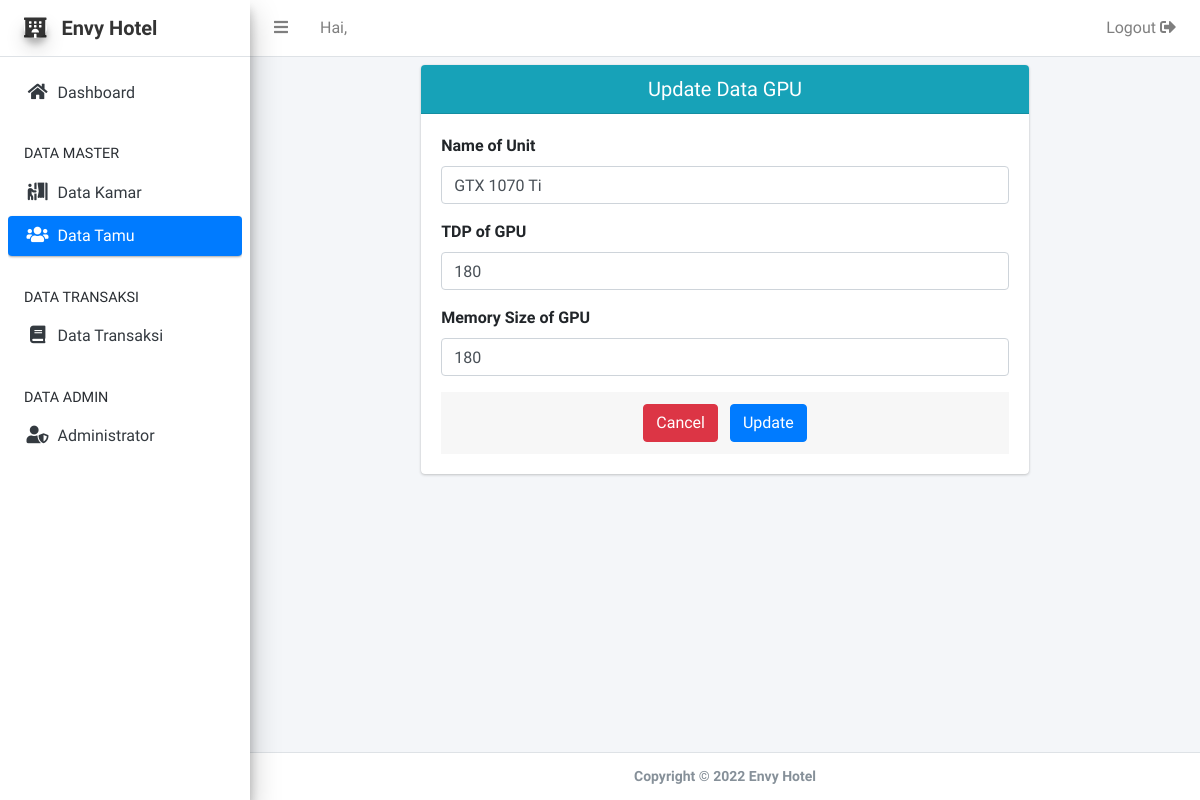
The app's page /admin/edit/edit_gpu.php?id=16 with its own data.
### tables this page shows
CREATE TABLE `gpu` (
  `id_gpu` int(30) NOT NULL,
  `nama_gpu` varchar(255) NOT NULL,
  `tdp_gpu` int(255) NOT NULL,
  `memory_gpu` int(10) NOT NULL,
  `baseclock_gpu` int(10) NOT NULL,
  `boostclock_gpu` int(10) NOT NULL,
  `memoryclock_gpu` int(10) NOT NULL
);

### admin/edit/edit_gpu.php (the view, shortened to what this page needs)
<?php
include("../../koneksi.php");
    ?>
<!DOCTYPE html>
<html lang="en">
<head>
  <link rel="stylesheet" href="../plugins/fontawesome-free/css/all.min.css">
<link rel="stylesheet" href="../plugins/datatables-bs4/css/dataTables.bootstrap4.min.css">
<link rel="stylesheet" href="../plugins/datatables-responsive/css/responsive.bootstrap4.min.css">
<link rel="stylesheet" href="../plugins/overlayScrollbars/css/OverlayScrollbars.min.css">
<link rel="stylesheet" href="../dist/css/adminlte.min.css">
</head>
<body class="hold-transition sidebar-mini layout-fixed layout-navbar-fixed layout-footer-fixed">
  <div class="wrapper">
    <nav class="main-header navbar navbar-expand navbar-white navbar-light">
      <ul class="navbar-nav">
        <li class="nav-item">
          <a class="nav-link" data-widget="pushmenu" href="#" role="button"><i class="fas fa-bars"></i></a>
        </li>
        <li class="nav-item">
          <a class="nav-link" href="">
            Hai, <?= $nama; ?>
          </a>
        </li>
      </ul>
      <ul class="navbar-nav ml-auto">
        <li class="nav-item">
          <a class="nav-link" href="logout.php" onclick="return confirm('Apakah Anda Yakin Ingin Keluar?')">
            Logout
            <i class="fas fa-sign-out-alt"></i>
          </a>
        </li>
      </ul>
    </nav>
    <aside class="main-sidebar sidebar-light-primary elevation-4">
      <a href="index3.html" class="brand-link">
        <i class="fas fa-hotel img-circle elevation-3 ml-3"></i>
        <span class="brand-text font-weight-bold">Envy Hotel</span>
      </a>
      <div class="sidebar">
        <div class="mt-3">
          <nav class="mt-2">
            <ul class="nav nav-pills nav-sidebar flex-column" data-widget="treeview" role="menu" data-accordion="false">
              <li class="nav-item">
                <a href="admin.php" class="nav-link">
                  <i class="nav-icon fas fa-home"></i>
                  <p>
                    Dashboard
                  </p>
                </a>
              </li>
              <li class="nav-header">DATA MASTER</li>
              <li class="nav-item">
                <a href="../kamar/index.php" class="nav-link">
                  <i class="nav-icon fas fa-person-booth"></i>
                  <p>
                    Data Kamar
                  </p>
                </a>
              </li>
              <li class="nav-item">
                <a href="../tamu/index.php" class="nav-link active">
                  <i class="nav-icon fas fa-users"></i>
                  <p>
                    Data Tamu
                  </p>
                </a>
              </li>
              <li class="nav-header">DATA TRANSAKSI</li>
              <li class="nav-item">
                <a href="../transaksi/index.php" class="nav-link">
                  <i class="nav-icon fas fa-book"></i>
                  <p>
                    Data Transaksi
                  </p>
                </a>
              </li>
              <li class="nav-header">DATA ADMIN</li>
              <li class="nav-item">
                <a href="../admin/index.php" class="nav-link">
                  <i class="nav-icon fas fa-user-shield"></i>
                  <p>
                    Administrator
                  </p>
                </a>
              </li>
            </ul>
          </nav>
        </div>
      </div>
    </aside>
    <div class="content-wrapper">
      <section class="content">
        <div class="container-fluid">
          <div class="row justify-content-center pt-2">
            <div class="col-md-8">
              <div class="card card-info">
                <div class="card-header">
                  <h5 class="text-center m-0">Update Data GPU</h5>
                </div>
                <?php
                    $id = $_GET['id'];
                    $result = mysqli_query($koneksi, "SELECT * FROM gpu WHERE id_gpu='$id'");
                    while ($item = mysqli_fetch_array($result)){
                      $nama = $item['nama_gpu'];
                      $tdp = $item['tdp_gpu'];
                  ?>
                <form role="form" method="post" action="">
                  <div class="card-body">
                    <div class="form-group">
                      <label for="">Name of Unit</label>
                      <input type="text" name="nama_gpu" class="form-control" value="<?= $nama; ?>" required>
                    </div>
                    <div class="form-group">
                      <label for="">TDP of GPU</label>
                      <input type="number" name="tdp_gpu" class="form-control" value="<?= $tdp; ?>" required>
                    </div>
                    <div class="form-group">
                      <label for="">Memory Size of GPU</label>
                      <input type="number" name="memory" class="form-control" value="<?= $tdp; ?>" required>
                    </div>
                    <div class="card-footer text-center">
                      <a href="../gpu.php" name="batal" class="btn btn-danger">Cancel</a>
                      <button type="submit" name="update" class="btn btn-primary" onclick="return confirm('Apakah Anda Yakin Ingin Menyimpan Perubahan Data?')">Update</button>
                    </div>
                </form>
                <?php } ?>
              </div>
            </div>
          </div>
        </div>
      </section>
    </div>
    <footer class="main-footer text-sm text-center">
      <strong>Copyright &copy; 2022 Envy Hotel</strong>
    </footer>
  </div>
</body>
</html>

### records on screen
gpu: nama_gpu "GTX 1070 Ti", tdp_gpu "180", memory "180"
